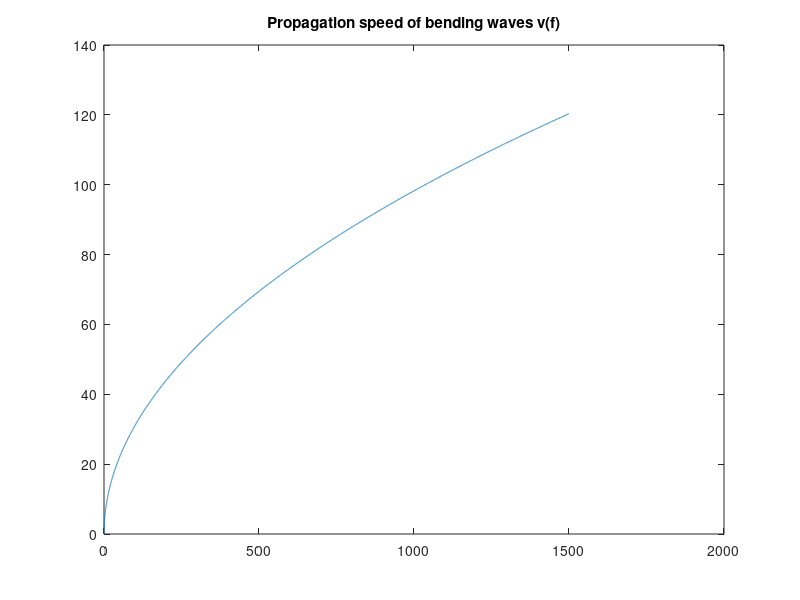
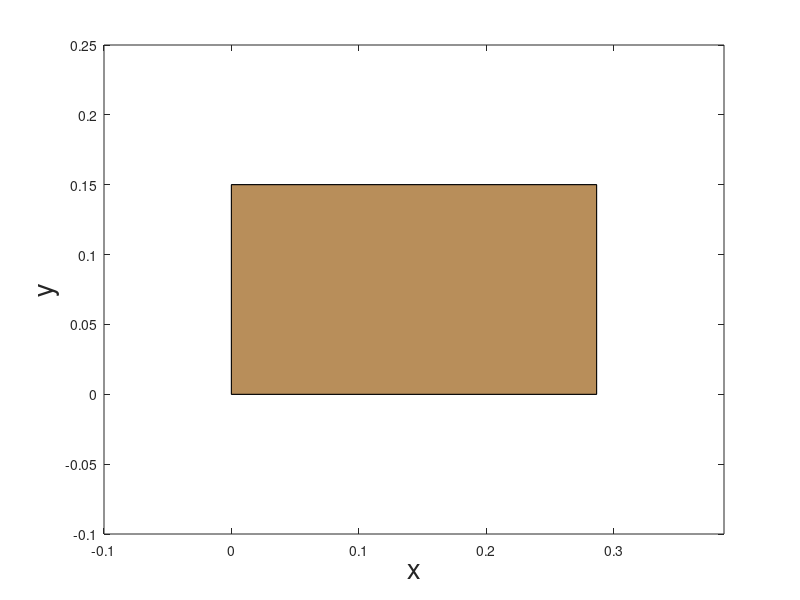

The MATLAB source for these figures, in order:
clc, clear all, close all
%%%%%%%%%%%%%%%%%%%%%%%%%%%%%%%%%%%%%%%%%%%%%%%%%%%%%%%%%%%%%%%
% square thin plate
a = 0.15;       % side
h = 0.001;     % thickness
% material properties
E = 69*10^9;    % Young's modulus
ro = 2700;      % volumetric density
ni = 0.334;     % Poisson's ratio

M = a^2 * ro;   % mass of the plate

%%  Propagation speed of quasi-long. and long. waves
c_l = sqrt(E/ ( ro*(1-ni^2) ) );        %quasi-long.

c_long = sqrt( (E*(1-ni)) / ( ro*(1-2*ni)*(1+ni) ) );   %long.

%%  Propagation speed of bending waves w.r.t. freq.
f = 0:0.1:1500;

v = sqrt(1.8.*f.*h*c_l);

figure(1)
plot(f, v);
title('Propagation speed of bending waves v(f)');

%% Modal frequencies of the first six bending modes
% CLAMPED EDGES
f_ratios = [1, 2.04, 2.04, 3.01, 3.66, 3.67];
f_0 = 1.654*c_l*h/a^2;
f_modal = f_0.*f_ratios;

%% Sitka spruce
E_l = 12; %1.3*10^10
E_r = 0.9; %1.3*10^9
L_y = 0.15;

aspect_ratio = (E_l/E_r)^(1/4);
%aspect_ratio = (12.8)^(1/4);

L_x = aspect_ratio*L_y;

figure
x = [0, L_x, L_x, 0, 0];
y = [0, 0, L_y, L_y, 0 ];
plot(x,y,'k-',LineWidth=2);
xlim([-0.1,L_x+0.1]);
ylim([-0.1,L_y+0.1]);
hold on 
fill(x,y,[184 142 90]./255);
xlabel('x','FontSize',20);
ylabel('y','FontSize',20);
%% Attached string
% properties
ro_s = 5000;    %volum. dens.
r = 0.0011;     %radius
L = 0.45;       %length
Q = 25;         %merit factor

m = ro_s*L*pi*r^2;   %mass of the string
K = r/2;        %gyration radius

%% Tension of the string to get same fundam. freq.

T = (f_0^2) * 4 * (L^2) * pi * ro_s * (r^2); 










